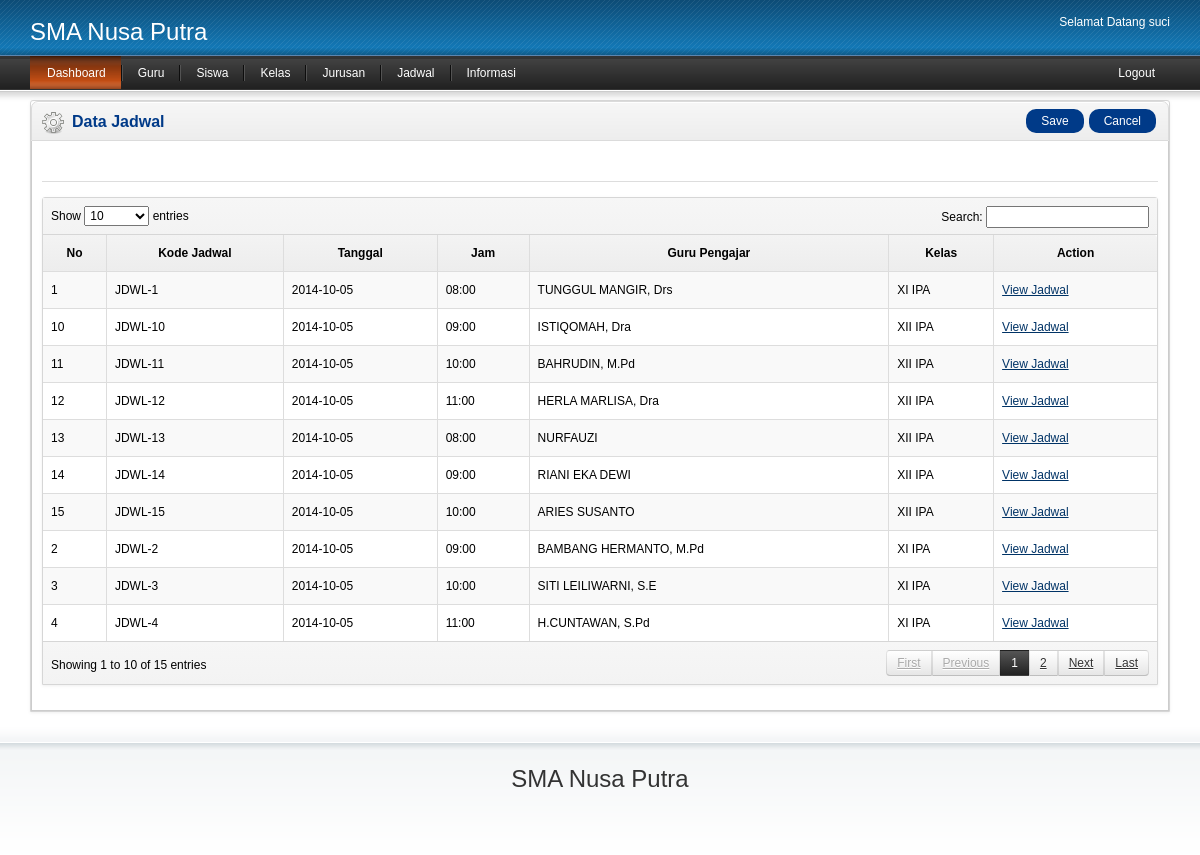
The app's page /admin/admin.php?page=jadwal/dataJadwals (signed in) with its own data.
### tables this page shows
CREATE TABLE IF NOT EXISTS `jadwal` (
  `id_jdwl` int(11) NOT NULL AUTO_INCREMENT,
  `kd_jdwl` varchar(15) NOT NULL,
  `tgl_jdwl` date NOT NULL,
  `jam` varchar(8) NOT NULL,
  `id_guru` int(11) NOT NULL,
  `id_kls` int(11) NOT NULL,
  PRIMARY KEY (`id_jdwl`)
);

CREATE TABLE IF NOT EXISTS `guru` (
  `id_guru` int(11) NOT NULL AUTO_INCREMENT,
  `nip` varchar(15) NOT NULL,
  `nama_guru` varchar(25) NOT NULL,
  `mata_pelajaran` text NOT NULL,
  `password` varchar(15) NOT NULL,
  `foto` varchar(50) NOT NULL,
  PRIMARY KEY (`id_guru`)
);

CREATE TABLE IF NOT EXISTS `kelas` (
  `id_kls` int(11) NOT NULL AUTO_INCREMENT,
  `kd_kls` varchar(15) NOT NULL,
  `nama_kls` varchar(25) NOT NULL,
  PRIMARY KEY (`id_kls`)
);

### admin/jadwal/dataJadwals.php (the view, shortened to what this page needs)
<link href="./../css/dataTables.css" rel="stylesheet">
<div class="heading">
      <h1><img src="../image/product.png" alt="" /> Data Jadwal</h1>
      <div class="buttons"><a  class="button" id="save">Save</a><a  class="button" id="cancel">Cancel</a></div>
    </div>
     <div class="content">
<div id="tab-general">
          <div id="languages" class="htabs">
                      </div>
                    <div id="language1">
                   <div id="container">
			<div class="box">
            	<div class="box-content nopadding">
					<table id="dt-example" cellpadding="0" cellspacing="0" border="0" class="table-dt table-striped-dt table-bordered-dt dataTable" >
						<thead>
							<tr>
								<th>No</th>
								<th>Kode Jadwal</th>
								<th>Tanggal</th>
                                <th>Jam</th>
                                <th>Guru Pengajar</th>
                                   <th>Kelas</th>
								<th>Action</th>
							</tr>
						</thead>
						<tbody>
                        <?php
						$no=1;
						$q=mysql_query("select jadwal.*,guru.nama_guru,kelas.nama_kls  from jadwal join guru on jadwal.id_guru=guru.id_guru join kelas on jadwal.id_kls=kelas.id_kls");
						while($data=mysql_fetch_array($q)){
						?>
							<tr class="gradeX">
								<td><?php echo $no; ?></td>
								<td>
									<?php echo $data[1]?>
									</td>
                                    <td>
									<?php echo $data[2]?>
									</td>
								<td><?php echo $data[3]?></td>
                                <td><?php echo $data[6]?></td>
                                <td><?php echo $data[7]?></td>
								<td class="center"><a href="admin.php?page=jadwal/viewJadwal&id=<?php echo $data[0]?>">View Jadwal </a></td>
							</tr>
                            <?php $no++;}?>
						</tbody>
					</table>
				</div>
			</div>
		</div>
          </div>
                  </div>
                  </div>

### css/stylesheet.css (style rules this page uses)
html { margin: 0; padding: 0; height: 100%; }
body { margin: 0; padding: 0; height: 100%; background: #FFFFFF; }
body, td, th, input, select, textarea, option, optgroup { font-family: Arial, Helvetica, sans-serif; font-size: 12px; color: #000000; }
a, a:visited { color: #003366; text-decoration: underline; cursor: pointer; }
#container { height: 100%; }
.box { margin-bottom: 15px; }
.box > .heading { height: 38px; padding-left: 7px; padding-right: 7px; border: 1px solid #DBDBDB; background: url('../image/box.png') repeat-x; -webkit-border-radius: 7px 7px 0px 0px; -moz-border-radius: 7px 7px 0px 0px; -khtml-border-radius: 7px 7px 0px 0px; border-radius: 7px 7px 0px 0px; }
.box > .heading h1 { margin: 0px; padding: 11px 0px 0px 0px; color: #003A88; font-size: 16px; float: left; }
.box > .heading h1 img { float: left; margin-top: -1px; margin-left: 3px; margin-right: 8px; }
.box > .heading .buttons { float: right; padding-top: 7px; margin-right: 5px; }
.box > .heading .buttons .button { margin-left: 5px; }
.box > .content { padding: 10px; border-left: 1px solid #CCCCCC; border-right: 1px solid #CCCCCC; border-bottom: 1px solid #CCCCCC; min-height: 300px; overflow: auto; }
a.button, .list a.button { text-decoration: none; color: #FFF; display: inline-block; padding: 5px 15px 5px 15px; background: #003A88; -webkit-border-radius: 10px 10px 10px 10px; -moz-border-radius: 10px 10px 10px 10px; -khtml-border-radius: 10px 10px 10px 10px; border-radius: 10px 10px 10px 10px; }
.htabs { padding: 0px 0px 0px 10px; height: 30px; line-height: 16px; border-bottom: 1px solid #DDDDDD; margin-bottom: 15px; }

### records on screen
jadwal: kd_jdwl "JDWL-1", tgl_jdwl "2014-10-05", jam "08:00", id_guru.nama_guru "TUNGGUL MANGIR, Drs", id_kls.nama_kls "XI IPA"
jadwal: kd_jdwl "JDWL-2", tgl_jdwl "2014-10-05", jam "09:00", id_guru.nama_guru "BAMBANG HERMANTO, M.Pd", id_kls.nama_kls "XI IPA"
jadwal: kd_jdwl "JDWL-3", tgl_jdwl "2014-10-05", jam "10:00", id_guru.nama_guru "SITI LEILIWARNI, S.E", id_kls.nama_kls "XI IPA"
jadwal: kd_jdwl "JDWL-4", tgl_jdwl "2014-10-05", jam "11:00", id_guru.nama_guru "H.CUNTAWAN, S.Pd", id_kls.nama_kls "XI IPA"
jadwal: kd_jdwl "JDWL-10", tgl_jdwl "2014-10-05", jam "09:00", id_guru.nama_guru "ISTIQOMAH, Dra", id_kls.nama_kls "XII IPA"
jadwal: kd_jdwl "JDWL-11", tgl_jdwl "2014-10-05", jam "10:00", id_guru.nama_guru "BAHRUDIN, M.Pd", id_kls.nama_kls "XII IPA"
jadwal: kd_jdwl "JDWL-12", tgl_jdwl "2014-10-05", jam "11:00", id_guru.nama_guru "HERLA MARLISA, Dra", id_kls.nama_kls "XII IPA"
jadwal: kd_jdwl "JDWL-13", tgl_jdwl "2014-10-05", jam "08:00", id_guru.nama_guru "NURFAUZI", id_kls.nama_kls "XII IPA"
jadwal: kd_jdwl "JDWL-14", tgl_jdwl "2014-10-05", jam "09:00", id_guru.nama_guru "RIANI EKA DEWI", id_kls.nama_kls "XII IPA"
jadwal: kd_jdwl "JDWL-15", tgl_jdwl "2014-10-05", jam "10:00", id_guru.nama_guru "ARIES SUSANTO", id_kls.nama_kls "XII IPA"

### other values on screen
$_SESSION['username'] "suci"
